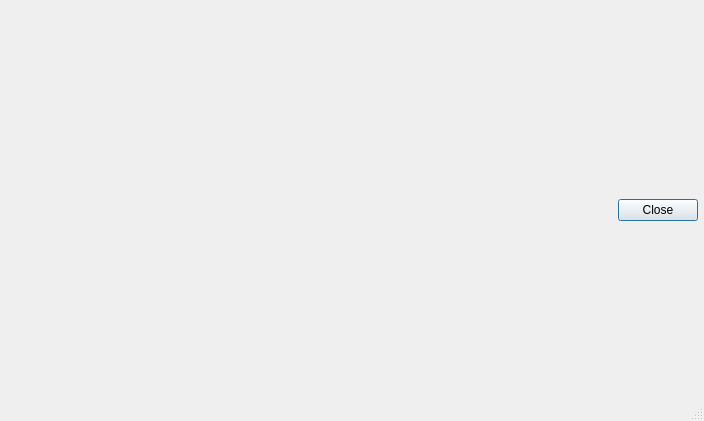
<?xml version="1.0" encoding="UTF-8"?>
<ui version="4.0">
 <class>studiomodel::QCDataDialog</class>
 <widget class="QDialog" name="studiomodel::QCDataDialog">
  <property name="geometry">
   <rect>
    <x>0</x>
    <y>0</y>
    <width>704</width>
    <height>421</height>
   </rect>
  </property>
  <property name="minimumSize">
   <size>
    <width>0</width>
    <height>0</height>
   </size>
  </property>
  <property name="windowTitle">
   <string>QC Data</string>
  </property>
  <property name="sizeGripEnabled">
   <bool>true</bool>
  </property>
  <property name="modal">
   <bool>true</bool>
  </property>
  <layout class="QVBoxLayout" name="verticalLayout">
   <property name="sizeConstraint">
    <enum>QLayout::SetDefaultConstraint</enum>
   </property>
   <property name="leftMargin">
    <number>6</number>
   </property>
   <property name="topMargin">
    <number>6</number>
   </property>
   <property name="rightMargin">
    <number>6</number>
   </property>
   <property name="bottomMargin">
    <number>6</number>
   </property>
   <item>
    <layout class="QVBoxLayout" name="Layout"/>
   </item>
   <item>
    <widget class="QDialogButtonBox" name="Buttons">
     <property name="standardButtons">
      <set>QDialogButtonBox::Close</set>
     </property>
    </widget>
   </item>
  </layout>
 </widget>
 <resources/>
 <connections>
  <connection>
   <sender>Buttons</sender>
   <signal>rejected()</signal>
   <receiver>studiomodel::QCDataDialog</receiver>
   <slot>reject()</slot>
   <hints>
    <hint type="sourcelabel">
     <x>351</x>
     <y>403</y>
    </hint>
    <hint type="destinationlabel">
     <x>351</x>
     <y>210</y>
    </hint>
   </hints>
  </connection>
 </connections>
</ui>
